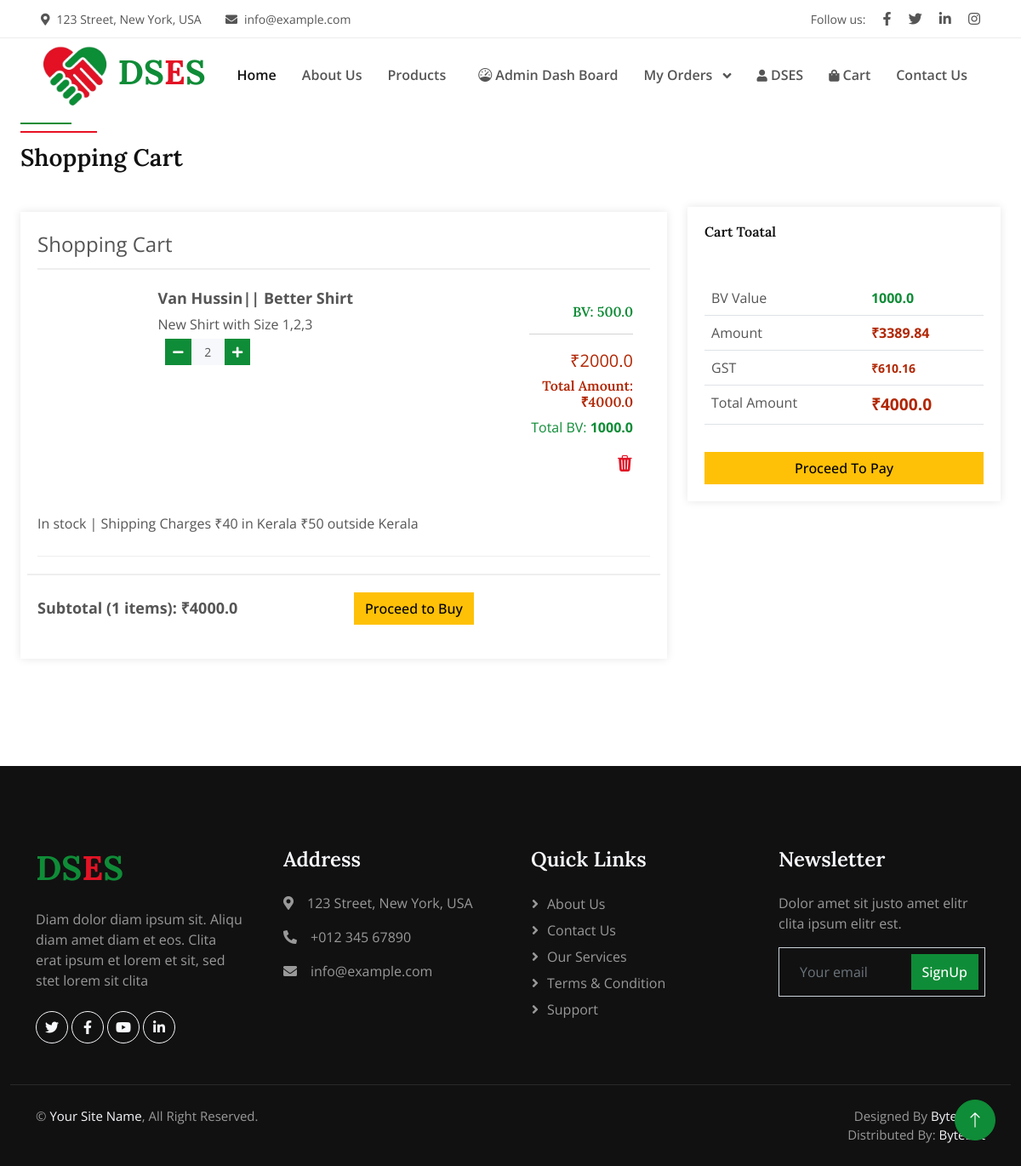
Page /ecome/Cart_Page (signed in) on the earlier database version.
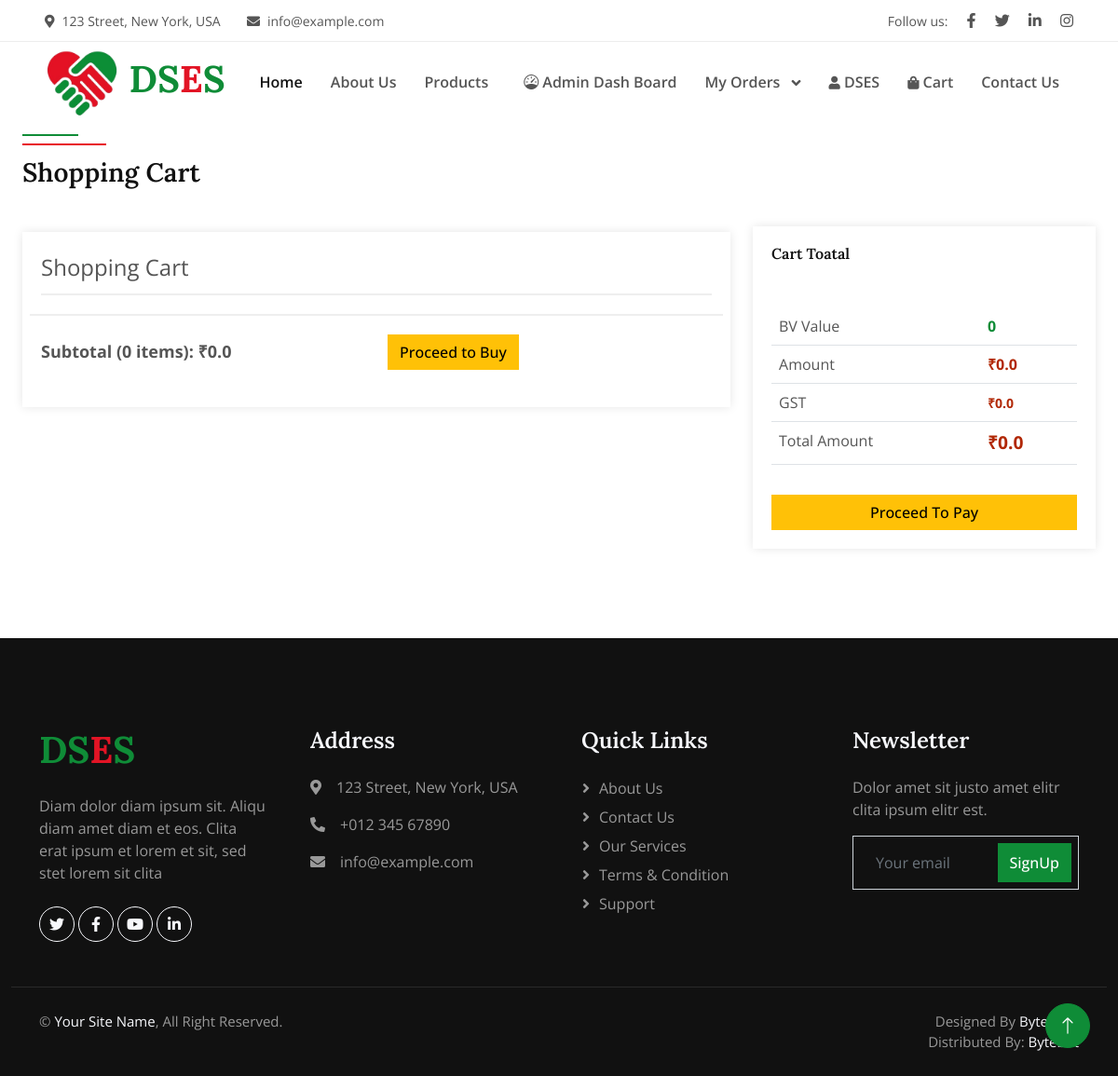
Same page on the later database version.
### ecom/models.py (models this page shows, shortened)
class Cart(models.Model):
    product = models.ForeignKey(Product, on_delete=models.CASCADE)
    created_date = models.DateField(auto_now_add=True)
    user = models.ForeignKey(CustomUser,on_delete=models.CASCADE)
    quantity = models.IntegerField(default=1)
    total_price = models.FloatField()
    total_bv = models.FloatField(default=0)
    status = models.BooleanField(default=True)

class Product(models.Model):
    category = models.ForeignKey(ProductCategory, on_delete=models.DO_NOTHING)
    product_name = models.CharField(max_length=255)
    product_sub_name = models.CharField(max_length=255, null=True, blank=True, default=" ")
    price = models.FloatField()
    status = models.BooleanField(default=True)
    stock = models.IntegerField()
    description = models.CharField(max_length=1000, null=True, blank=True)
    create_date = models.DateField(auto_now_add=True)
    product_BV = models.FloatField()
    stock_alert_value = models.FloatField(default=0)
    image_primary = models.FileField(upload_to="product_image",null=True, blank=True)
    image_s1 = models.FileField(upload_to="product_image", null=True, blank=True)
    image_s2 = models.FileField(upload_to="product_image", null=True, blank=True)
    price_before_tax = models.FloatField(null=True, blank=True)
    tax_amount = models.FloatField(null=True, blank=True)
    TAX_CHOICES = (
        ("Inclusive", "Inclusive"),
        ("Exclusive", "Exclusive"),
    )
    tax = models.CharField(max_length=20, choices=TAX_CHOICES)
    tax_value = models.ForeignKey(Tax, on_delete=models.CASCADE, null=True, blank=True)

### ecom/views.py (the view)
# urls.py: path("Cart_Page",views.Cart_Page,name="Cart_Page"),
@login_required(login_url='SignIn')
def Cart_Page(request):
    cart_items = Cart.objects.filter(user=request.user)
    total_price = 0.0
    total_tax = 0.0
    bv = 0
    for item in cart_items:
        total_price += item.total_price
        total_tax += item.quantity * item.product.tax_amount
        bv += item.total_bv
    context = {
        'cart_items': cart_items,
        'total_price': round(total_price, 2),
        'total_tax': round(total_tax, 2),
        "total_price_defore_tax": round(total_price - total_tax,2),
        "total_items": cart_items.count(),
        "bv":bv
    }
    return render(request,"cart.html",context)

### templates/cart.html (shortened to what this page needs)
{% extends 'index.html' %}{%load static%}{% block content %}
<div class="container-fluid py-5 mt-5">
    <div class="container-fluid">
        <div class="row g-0 gx-5 align-items-end mt-5">
            <div class="col-lg-12">
                <div class="section-header text-start  wow fadeInUp" data-wow-delay="0.1s" style="max-width: 500px;">
                    <h3 class="h3 mb-3">Shopping Cart</h3>
                </div>
            </div>
            <div class="col-lg-12" id="order-summary">
                {% include 'ajaxtemplates/cartitems.html' %}
            </div>
        </div>
    </div>
</div>
{% endblock %}

### templates/ajaxtemplates/cartitems.html (shortened to what the changed rows need)
<div class="cart-main-container row">
    <div class="col-md-8">
        <div class="cart-container">
            <div>
                {% for item in cart_items %}
                <div class="cart-item">
                    <div class="row">
                        <div class="col-md-9">
                            <div class="item-details ">
                                <div class="row">
                                    <div class="col-md-4 mb-2">
                                    </div>
                                    <div class="col-md-8">
                                        <div class="item-name">
                                            {{item.product.product_name}}||
                                            {{item.product.product_sub_name}}
                                        </div>
                                        <span>{{item.product.description}}</span>
                                    </div>
                                </div>
                                <div class="input-group quantity mx-auto" style="width: 100px;">
                                    <div class="input-group-btn">
                                        <a class="btn btn-sm btn-primary btn-minus btn-decrease"
                                            data-item-id="{{item.id}}">
                                            <i class="fa fa-minus"></i>
                                        </a>
                                    </div>
                                    <input type="text"
                                        class="form-control form-control-sm bg-light border-0 text-center"
                                        value="{{item.quantity}}">
                                    <div class="input-group-btn">
                                        <a class="btn btn-sm btn-primary btn-plus btn-increase"
                                            data-item-id="{{item.id}}">
                                            <i class="fa fa-plus"></i>
                                        </a>
                                    </div>
                                </div>
                            </div>
                        </div>
                        <div class="col-md-3">
                            <div class="item-actions b-1">
                                <div class="text-primary h6">BV: {{item.product.product_BV}}</div>
                                <hr>
                                <div class="item-price">₹{{item.product.price}}</div>
                                <div class="h6" style="color: #b12704;">Total Amount:
                                    ₹{{item.total_price}}</div>
                                <div class="text-primary">Total BV:
                                    <b>{{item.total_bv}}</b>
                                </div>
                                <div class="save-for-later mt-3">
                                    <a class="text-secondary text-center" data-bs-toggle="modal"
                                        data-bs-target="#exampleModal"><i class="bi bi-trash3-fill"
                                            style="font-size: larger;"></i><br></a>
                                </div>
                            </div>
                        </div>
                        <div class="col-md-12">
                            <br>
                            <p><span>In stock | Shipping Charges ₹40 in Kerala ₹50 outside Kerala</span>
                            </p>
                        </div>
                    </div>
                </div>
                {% endfor %}
            </div>
            <div class="proceed-to-buy row">
                <div class="subtotal col">Subtotal ({{total_items}} items): ₹{{total_price}}</div>
                <div class="col text-right">
                    <a href="{%url 'Place_Order_Start' %}" class="btn btn-warning text-right">Proceed to Buy</a>
                </div>
            </div>
        </div>
    </div>
    <div class="col-md-4">
        <div class="sidebar  mt-4 text-light">
            <div class="sidebar-item mt-5">
                <table class="table">
                    <tr>
                    <tr>
                        <th>
                            <div class="text-primary">{{bv}}</div>
                        </th>
                    </tr>
                    <th>
                        <div class="price">₹{{total_price_defore_tax}}</div>
                    </th>
                    </tr>
                    <tr>
                        <th>
                            <div class="price"><small>₹{{total_tax}}</small></div>
                        </th>
                    </tr>
                    <tr>
                        <th>
                            <div class="price " style="font-size: larger;">₹{{total_price}}</div>
                        </th>
                    </tr>
                </table>
            </div>
        </div>
    </div>
</div>

Differences in the rows shown:
removed Cart: product.product_name "Van Hussin", product.product_sub_name "Better Shirt", product.description "New Shirt with Size 1,2,3", quantity "2", product.product_BV "500.0", product.price "2000.0", total_price "4000.0", total_bv "1000.0"
Other differences:
{{ total_items }}: "1" → "0"
{{ total_price }}: "4000.0" → "0.0"
{{ bv }}: "1000.0" → "0"
{{ total_price_defore_tax }}: "3389.84" → "0.0"
{{ total_tax }}: "610.16" → "0.0"
